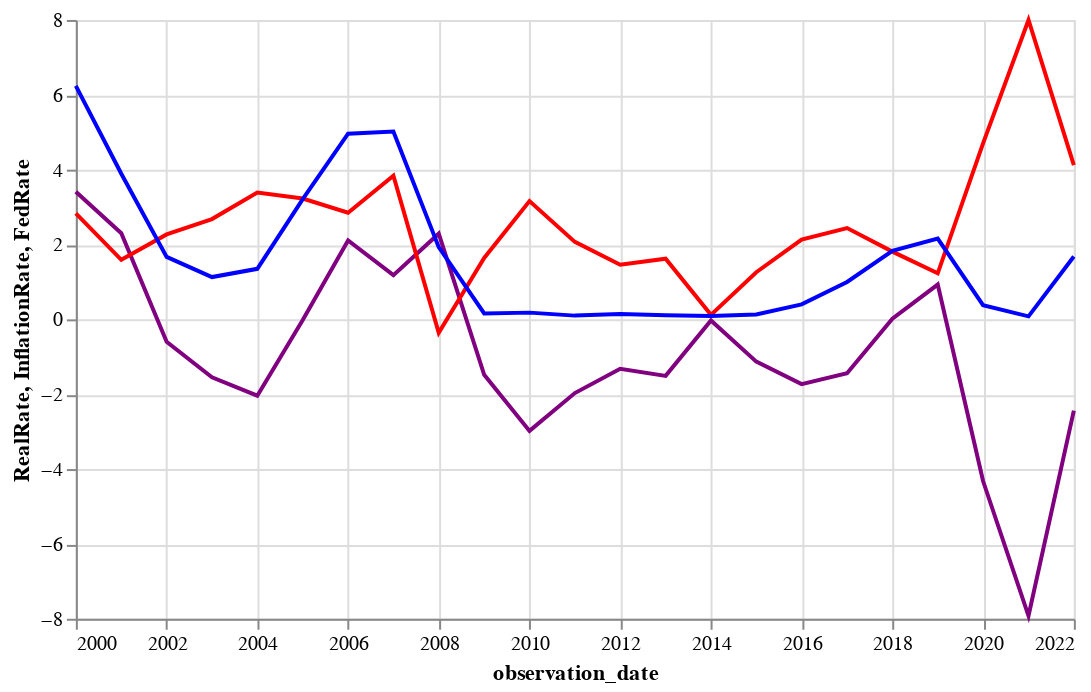

The cell this chart's notebook holds for it:
### Code cell
# "Real-ish inflation rate"
real_inflation_df = fedAinflation.copy()

real_inflation_df['RealRate'] = real_inflation_df["FedRate"]- real_inflation_df["InflationRate"]

real_inflation_df

real_rate = alt.Chart(real_inflation_df).mark_line(color = "purple").encode(
    x = "observation_date:T",
    y = "RealRate:Q"
)
inflat = alt.Chart(real_inflation_df).mark_line(color = 'red').encode(
    x = "observation_date:T",
    y = "InflationRate:Q"
)

real_fed = alt.Chart(real_inflation_df).mark_line(color = "blue").encode(
    x = "observation_date:T",
    y = "FedRate:Q"
)

(real_rate + inflat + real_fed).properties(
    width = 500,
    height = 300
)

### Figure 1 — Vega-Lite specification as saved in the notebook (floating-point values rounded to 4 significant figures)
{"config": {"view": {"continuousWidth": 300, "continuousHeight": 300}}, "layer": [{"mark": {"type": "line", "color": "purple"}, "encoding": {"x": {"field": "observation_date", "type": "temporal"}, "y": {"field": "RealRate", "type": "quantitative"}}}, {"mark": {"type": "line", "color": "red"}, "encoding": {"x": {"field": "observation_date", "type": "temporal"}, "y": {"field": "InflationRate", "type": "quantitative"}}}, {"mark": {"type": "line", "color": "blue"}, "encoding": {"x": {"field": "observation_date", "type": "temporal"}, "y": {"field": "FedRate", "type": "quantitative"}}}], "data": {"name": "data-3d9b3db9cc4e7fba45ac112ca439166b"}, "height": 300, "width": 500, "$schema": "https://vega.github.io/schema/vega-lite/v5.20.1.json", "datasets": {"data-3d9b3db9cc4e7fba45ac112ca439166b": [{"observation_date": "2000-01-01", "InflationRate": 2.83, "FedRate": 6.24, "RealRate": 3.41}, {"observation_date": "2001-01-01", "InflationRate": 1.59, "FedRate": 3.89, "RealRate": 2.3}, {"observation_date": "2002-01-01", "InflationRate": 2.27, "FedRate": 1.67, "RealRate": -0.6}, {"observation_date": "2003-01-01", "InflationRate": 2.68, "FedRate": 1.13, "RealRate": -1.55}, {"observation_date": "2004-01-01", "InflationRate": 3.39, "FedRate": 1.35, "RealRate": -2.04}, {"observation_date": "2005-01-01", "InflationRate": 3.23, "FedRate": 3.21, "RealRate": -0.02}, {"observation_date": "2006-01-01", "InflationRate": 2.85, "FedRate": 4.96, "RealRate": 2.11}, {"observation_date": "2007-01-01", "InflationRate": 3.84, "FedRate": 5.02, "RealRate": 1.18}, {"observation_date": "2008-01-01", "InflationRate": -0.36, "FedRate": 1.93, "RealRate": 2.29}, {"observation_date": "2009-01-01", "InflationRate": 1.64, "FedRate": 0.16, "RealRate": -1.48}, {"observation_date": "2010-01-01", "InflationRate": 3.16, "FedRate": 0.18, "RealRate": -2.98}, {"observation_date": "2011-01-01", "InflationRate": 2.07, "FedRate": 0.1, "RealRate": -1.97}, {"observation_date": "2012-01-01", "InflationRate": 1.46, "FedRate": 0.14, "RealRate": -1.32}, {"observation_date": "2013-01-01", "InflationRate": 1.62, "FedRate": 0.11, "RealRate": -1.51}, {"observation_date": "2014-01-01", "InflationRate": 0.12, "FedRate": 0.09, "RealRate": -0.03}, {"observation_date": "2015-01-01", "InflationRate": 1.26, "FedRate": 0.13, "RealRate": -1.13}, {"observation_date": "2016-01-01", "InflationRate": 2.13, "FedRate": 0.4, "RealRate": -1.73}, {"observation_date": "2017-01-01", "InflationRate": 2.44, "FedRate": 1.0, "RealRate": -1.44}, {"observation_date": "2018-01-01", "InflationRate": 1.81, "FedRate": 1.83, "RealRate": 0.02}, {"observation_date": "2019-01-01", "InflationRate": 1.23, "FedRate": 2.16, "RealRate": 0.93}, {"observation_date": "2020-01-01", "InflationRate": 4.7, "FedRate": 0.38, "RealRate": -4.32}, {"observation_date": "2021-01-01", "InflationRate": 8.0, "FedRate": 0.08, "RealRate": -7.92}, {"observation_date": "2022-01-01", "InflationRate": 4.12, "FedRate": 1.68, "RealRate": -2.44}]}}
